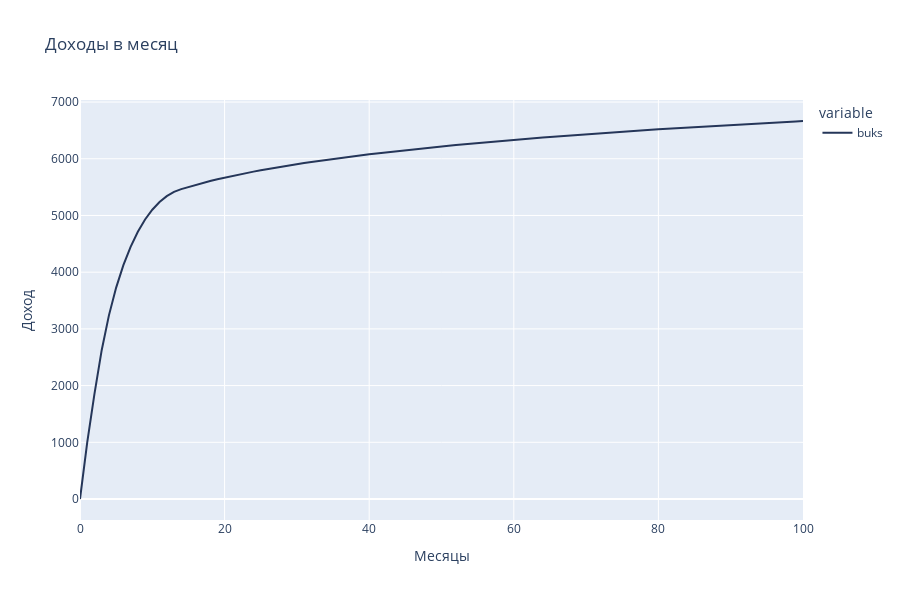

Notebook code cell kept with this figure:
### Code cell
df2 = df1.copy(deep=True)
df2 = df2.groupby(['run', 'timestep']).last().reset_index()

fig = px.line(df2, x="timestep", y=[ 'buks'], line_group='run',  title='Доходы в месяц', height=600, color_discrete_sequence= my_colors)


fig.update_layout(xaxis_title='Месяцы', yaxis_title='Доход')

fig.show()

### Figure 1 — Plotly figure (JSON) as saved in the notebook; plotly's stock layout.template omitted (floating-point values rounded to 4 significant figures)
{"data": [{"hovertemplate": "variable=buks<br>run=1<br>timestep=%{x}<br>value=%{y}<extra></extra>", "legendgroup": "buks", "line": {"color": "#253659", "dash": "solid"}, "mode": "lines", "name": "buks", "orientation": "v", "showlegend": true, "type": "scatter", "x": [0, 1, 2, 3, 4, 5, 6, 7, 8, 9, 10, 11, 12, 13, 14, 15, 16, 17, 18, 19, 20, 21, 22, 23, 24, 25, 26, 27, 28, 29, 30, 31, 32, 33, 34, 35, 36, 37, 38, 39, 40, 41, 42, 43, 44, 45, 46, 47, 48, 49, 50, 51, 52, 53, 54, 55, 56, 57, 58, 59, 60, 61, 62, 63, 64, 65, 66, 67, 68, 69, 70, 71, 72, 73, 74, 75, 76, 77, 78, 79, 80, 81, 82, 83, 84, 85, 86, 87, 88, 89, 90, 91, 92, 93, 94, 95, 96, 97, 98, 99, 100], "xaxis": "x", "y": [0, 1000, 1853.0, 2624.0, 3238.0, 3728.0, 4124.0, 4448.0, 4713.0, 4929.0, 5102.0, 5238.0, 5341.0, 5416.0, 5465.0, 5504.0, 5540.0, 5575.0, 5607.0, 5638.0, 5668.0, 5696.0, 5723.0, 5749.0, 5774.0, 5798.0, 5821.0, 5843.0, 5864.0, 5885.0, 5906.0, 5925.0, 5944.0, 5963.0, 5981.0, 5998.0, 6015.0, 6032.0, 6048.0, 6064.0, 6080.0, 6095.0, 6110.0, 6124.0, 6138.0, 6152.0, 6166.0, 6179.0, 6192.0, 6205.0, 6218.0, 6230.0, 6242.0, 6254.0, 6266.0, 6278.0, 6289.0, 6300.0, 6311.0, 6322.0, 6333.0, 6343.0, 6354.0, 6364.0, 6374.0, 6384.0, 6394.0, 6403.0, 6413.0, 6422.0, 6432.0, 6441.0, 6450.0, 6459.0, 6468.0, 6476.0, 6485.0, 6494.0, 6502.0, 6510.0, 6519.0, 6527.0, 6535.0, 6543.0, 6551.0, 6558.0, 6566.0, 6574.0, 6581.0, 6589.0, 6596.0, 6603.0, 6611.0, 6618.0, 6625.0, 6632.0, 6639.0, 6646.0, 6653.0, 6659.0, 6666.0], "yaxis": "y"}], "layout": {"height": 600, "legend": {"title": {"text": "variable"}, "tracegroupgap": 0}, "title": {"text": "Доходы в месяц"}, "xaxis": {"anchor": "y", "domain": [0, 1], "title": {"text": "Месяцы"}}, "yaxis": {"anchor": "x", "domain": [0, 1], "title": {"text": "Доход"}}}}
